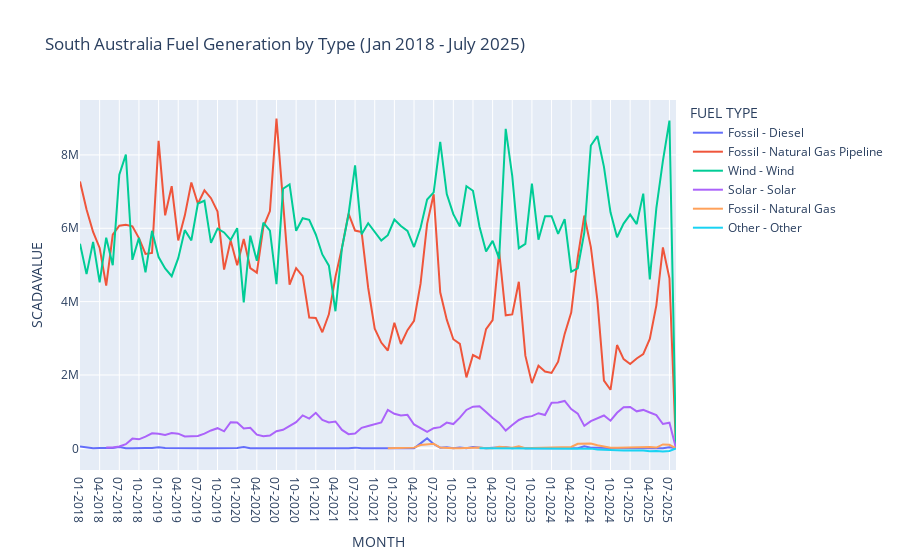

Notebook cell for this chart:
### Code cell
px.line(sa_fuel_generation_agg, x = 'MONTH', y = 'SCADAVALUE', color = 'FUEL TYPE', title = 'South Australia Fuel Generation by Type (Jan 2018 - July 2025)')
